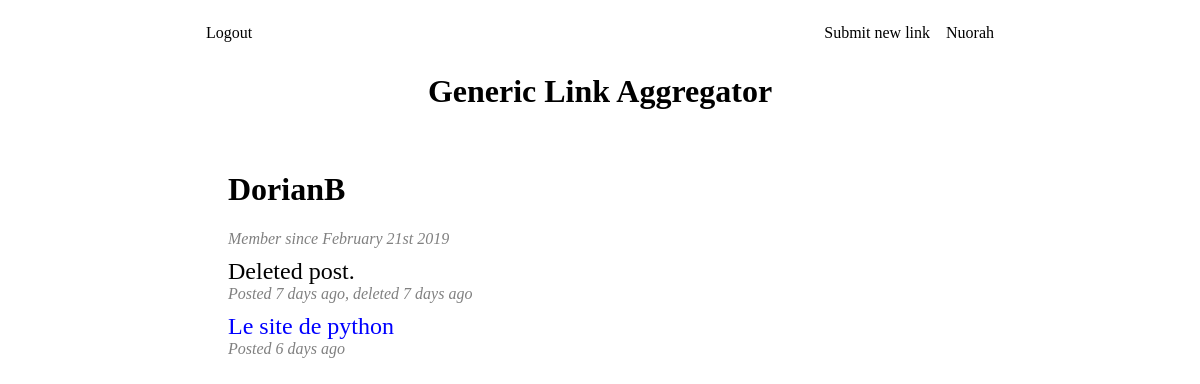
/user/DorianB (signed in), run on the app's committed database.
### app/models.py (models this page shows, shortened)
class User(UserMixin, db.Model):
	id = db.Column(db.Integer, primary_key=True)
	username = db.Column(db.String(64), index=True, unique=True)
	password_hash = db.Column(db.String(128))
	karma = db.Column(db.Integer)
	registration_date = db.Column(db.DateTime, index=True, default=datetime.utcnow)
	posts = db.relationship('Post', backref='author', lazy='dynamic')

class Post(db.Model):
	id = db.Column(db.Integer, primary_key=True)
	title = db.Column(db.String(64))
	url = db.Column(db.String(512))
	timestamp = db.Column(db.DateTime, index=True, default=datetime.utcnow)
	score = db.Column(db.Integer)
	user_id = db.Column(db.Integer, db.ForeignKey('user.id'))
	deleted = db.Column(db.Boolean, default = False)
	deleted_timestamp = db.Column(db.DateTime, index=True)

### app/main/routes.py (the view)
@bp.route('/user/<username>')
def user(username):
	user = User.query.filter_by(username=username).first_or_404()
	if user:
		posts = Post.query.filter_by(user_id=user.id).all()
		if posts:
			return render_template('user.html', user=user, posts=posts)
		return render_template('user.html', user=user)
	return redirect(url_for('main.index'))

### app/models.py (called while the page is built)
@login.user_loader
def load_user(id):
    return User.query.get(int(id))

### app/templates/user.html (shortened to what this page needs)
{% extends "base.html" %}
{% block app_content %}
<h1>{{ user.username }}</h1>
<p class="post_info">Member since {{ moment(user.registration_date).format('MMMM Do YYYY') }}</p>
	<p class="post_info">
	{% for post in posts %}
	{% if post.deleted %}
	<p class="post_title">Deleted post.</p>
	<p class="post_info">Posted {{ moment(post.timestamp).fromNow() }}, deleted {{ moment(post.deleted_timestamp).fromNow() }}</a></p>
	{% else %}
	<p class="post_title"><a href={{ post.url }}>{{ post.title }}</a></p>
	<p class="post_info">Posted {{ moment(post.timestamp).fromNow() }}{% if user == current_user %}, <a href= {{ url_for('main.delete', post_id=post.id) }}>delete post</a></p>
	{% else %}
	</p>
	{% endif %}
	{% endif %}
	{% endfor %}
	{% endblock %}

### app/templates/base.html (shortened to what this page needs)
<doctype html>
<html>
<head>
	<link rel="stylesheet" href="{{url_for('static', filename='styles.css')}}">
</head>
<body>
	{% block navbar %}
	<nav class="navbar">
		<div class="container">
			<div class="" id="">
				<ul class="navbar_left">
					{% if current_user.is_anonymous %}
					<li><a href="{{ url_for('main.login') }}">Login</a></li>
					{% else %}
					<li><a href="{{ url_for('main.logout') }}">Logout</a></li>
				</ul>
				<ul class="navbar_right">
					<li><a href="{{ url_for('main.submit') }}">Submit new link</a></li>
					<li><a href="{{ url_for('main.user', username=current_user.username) }}">{{ current_user.username }}</a></li>
					{% endif %}
				</ul>
			</div>
		</div>
	</nav>
	<div class="banner">
		<a href="{{ url_for('main.index') }}"><h1>Generic Link Aggregator</h1></a>
	</div>
	{% endblock %}
	{% block content %}
	<div class="container" >
		<div class="content">
			{% block app_content %}{% endblock %}
		</div>
	</div>
	{% endblock %}
</body>
</html>

### app/static/styles.css (style rules this page uses)
* { box-sizing: inherit; }
html { box-sizing: border-box; }
body { margin: 0; padding: 0; font-family: "Palatino Linotype", "Book Antiqua", Palatino, serif; }
a { color: black; text-decoration: none; }
.banner { padding:0; margin:0; height:50px; }
.banner h1 { text-align: center; position: relative; top: 50%; transform: translateY(-50%); padding:0; margin:0; }
div.container { max-width: 880px; margin: 24px auto; padding: 0 20px; }
.content { padding: 10px 24px; margin: 10px 24px; }
p.post_title { font-size: x-large; margin: 0; margin-top:10px; padding: 0; }
p.post_title a { color:blue; }
p.post_info { padding: 0; margin-top: 0; margin-bottom: 0; padding-top: 0; color:grey; font-style: italic; }
nav.navbar { max-width: 880px; margin: 24px auto; padding: 0 40px; overflow: hidden; font-family: "Times New Roman", Times, serif; }
nav.navbar .container { padding:0; margin:0; }
nav.navbar ul { list-style-type: none; margin: 0; padding: 0; }
nav.navbar li { display: inline; }
nav.navbar li a { color: black; text-align: center; padding: 14px 6px; margin : 0; text-decoration: none; }
.navbar_right { float: right; }
.navbar_left { float: left; }

### data on the page
User: username "Nuorah"
User: username "DorianB", registration_date "February 21st 2019"
Post: timestamp "7 days ago", deleted_timestamp "7 days ago"
Post: title "Le site de python", timestamp "6 days ago"
